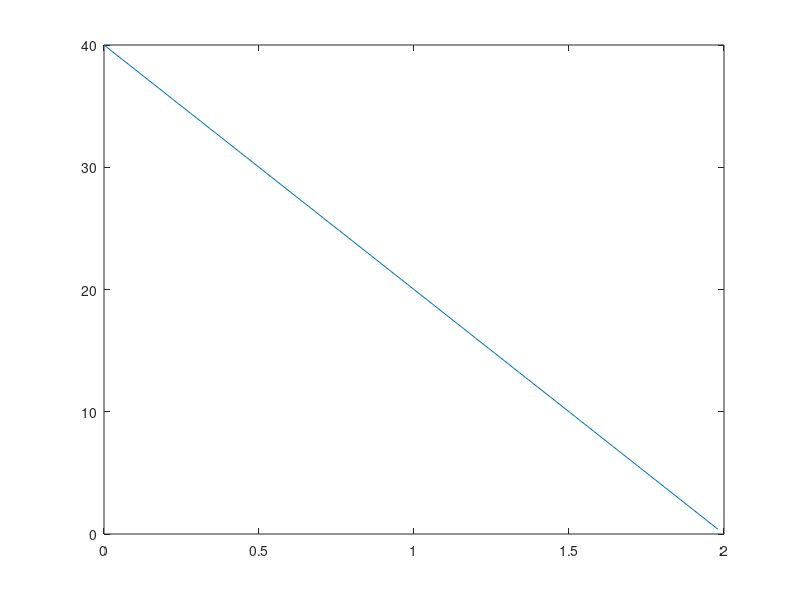

The MATLAB script that drew this image:
x = [0.0
0.02
0.04
0.06
0.08
0.1
0.12000000000000001
0.14
0.16
0.18
0.19999999999999998
0.21999999999999997
0.23999999999999996
0.25999999999999995
0.27999999999999997
0.3
0.32
0.34
0.36000000000000004
0.38000000000000006
0.4000000000000001
0.4200000000000001
0.4400000000000001
0.46000000000000013
0.48000000000000015
0.5000000000000001
0.5200000000000001
0.5400000000000001
0.5600000000000002
0.5800000000000002
0.6000000000000002
0.6200000000000002
0.6400000000000002
0.6600000000000003
0.6800000000000003
0.7000000000000003
0.7200000000000003
0.7400000000000003
0.7600000000000003
0.7800000000000004
0.8000000000000004
0.8200000000000004
0.8400000000000004
0.8600000000000004
0.8800000000000004
0.9000000000000005
0.9200000000000005
0.9400000000000005
0.9600000000000005
0.9800000000000005
1.0000000000000004
1.0200000000000005
1.0400000000000005
1.0600000000000005
1.0800000000000005
1.1000000000000005
1.1200000000000006
1.1400000000000006
1.1600000000000006
1.1800000000000006
1.2000000000000006
1.2200000000000006
1.2400000000000007
1.2600000000000007
1.2800000000000007
1.3000000000000007
1.3200000000000007
1.3400000000000007
1.3600000000000008
1.3800000000000008
1.4000000000000008
1.4200000000000008
1.4400000000000008
1.4600000000000009
1.4800000000000009
1.5000000000000009
1.520000000000001
1.540000000000001
1.560000000000001
1.580000000000001
1.600000000000001
1.620000000000001
1.640000000000001
1.660000000000001
1.680000000000001
1.700000000000001
1.720000000000001
1.740000000000001
1.7600000000000011
1.7800000000000011
1.8000000000000012
1.8200000000000012
1.8400000000000012
1.8600000000000012
1.8800000000000012
1.9000000000000012
1.9200000000000013
1.9400000000000013
1.9600000000000013
1.9800000000000013]
y = [39.99999999999109
39.59999999999146
39.19999999999195
38.799999999992295
38.39999999999225
37.99999999999222
37.599999999992185
37.199999999992144
36.79999999999212
36.39999999999208
35.99999999999205
35.599999999992015
35.19999999999199
34.799999999991726
34.39999999999132
33.99999999999093
33.59999999999054
33.19999999999014
32.79999999998974
32.39999999998951
31.999999999989658
31.599999999989798
31.199999999989945
30.799999999990092
30.399999999990236
29.999999999990383
29.59999999999053
29.199999999990673
28.799999999990817
28.399999999990964
27.99999999999111
27.599999999991258
27.1999999999914
26.799999999991545
26.399999999991692
25.999999999991804
25.599999999991898
25.199999999991984
24.799999999992075
24.399999999992165
23.999999999992255
23.59999999999235
23.199999999992436
22.799999999992522
22.399999999992612
21.999999999992703
21.599999999992797
21.199999999992887
20.799999999992988
20.39999999999313
19.999999999993285
19.59999999999355
19.199999999993814
18.799999999994085
18.39999999999435
17.999999999994614
17.59999999999489
17.19999999999516
16.799999999995425
16.3999999999957
15.999999999995921
15.599999999996067
15.199999999996212
14.799999999996357
14.399999999996503
13.999999999996646
13.599999999996792
13.199999999996937
12.799999999997079
12.399999999997211
11.999999999997343
11.599999999997479
11.199999999997614
10.799999999997748
10.399999999997881
9.999999999998014
9.59999999999815
9.199999999998283
8.799999999998416
8.399999999998554
7.99999999999868
7.599999999998753
7.199999999998825
6.799999999998898
6.3999999999989665
5.999999999999033
5.599999999999092
5.199999999999158
4.799999999999224
4.3999999999992845
3.9999999999993516
3.599999999999424
3.1999999999994957
2.7999999999995624
2.3999999999996273
1.9999999999996927
1.5999999999997467
1.1999999999997983
0.7999999999998504
0.39999999999990976]
plot(x,y)